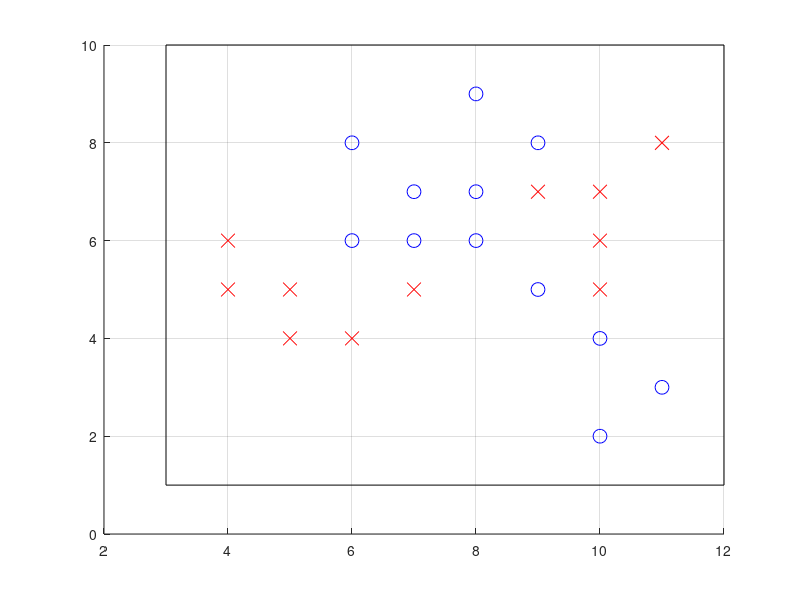

Reproduce this figure in MATLAB. (Note: this script raises an error after producing the figure.)
close all;
class1 = [6 6; 6 8; 7 6; 7 7; 8 6; 8 7; 8 9; 9 5; 9 8; 10 4; 10 2; 11 3];
class2 = [4 5; 4 6; 5 4; 5 5; 6 4; 7 5; 9 7; 10 5; 10 6; 10 7; 11 8];
samples = [8 3; 8 5; 8 8; 10 8];

figure
rectangle('Position',[3 1 9 9]),hold on
plot(class1(:,1),class1(:,2),'bo','MarkerSize',10),
plot(class2(:,1),class2(:,2),'rx','MarkerSize',10)
hold off
grid on

c1 = ones(size(class1,1),3);
c2 = 2*ones(size(class2,1),3);
c1(:,1:2)=class1;
c2(:,1:2)=class2;

class = [c1;c2];
dist = [];
all = [class1;class2;samples];
belongs_to = zeros(size(all,1),3);
for s = 1:size(all,1)
    for i = 1:size(class,1)
        disty = all(s,1)-class(i,1);
        distx = all(s,2)-class(i,2);
        dist(i,1) = sqrt(distx^2+disty^2);
    end
    
%     c = unique(dist);    % Sorting distances
%     c(c==0)=[];
%     classes = {};
%     for k = 1:length(c)
%         d = find(dist==c(k))
%         classes{k} = class(d,3);
%     end
%     
%     near{1} = classes{1};
%     near{2} = [classes{1};classes{2};classes{3}];
%     near{3} = [classes{1};classes{2};classes{3};classes{4};classes{5}];

    [~, order] = sort(dist(:,1));
    dist(order,:)
    dist(dist==0)=[];
    near = {};
    order
    order(1:3)
    class(order(1:3),3)
    near{1} = class(order(1),3)
    near{2} = class(order(1:3),3)
    near{3} = class(order(1:5),3)
    
    for k=1:3
        n1 = length(find(near{k}==1))
        n2 = length(find(near{k}==2))
    
        if n1==n2
            ans = 715;
        elseif n1>n2
            ans= 1;
        else
            ans=2;
        end
        belongs_to(s,k) = ans;
    end
end
belongs_to;

Num = reshape(1:size(all,1),[size(all,1),1])
Coordinates = all;
class = [class(:,3);zeros(size(samples,1),1)];
K1 = belongs_to(:,1);
K3 = belongs_to(:,2);
K5 = belongs_to(:,3);

results = table(Num,Coordinates,class,K1,K3,K5)


%%
% Class 1
mean1 = zeros(1,2);
for i=1:length(class1)
    mean1 = mean1 + class1(i,:);
end
mean1 = (mean1/length(class1))'

cov1 = zeros(2,2);
for i=1:length(class1)
    cov1 = cov1 + class1(i,:)'*class1(i,:) - mean1*mean1';
end
cov1 = cov1/length(class1)

% Class2
mean2 = zeros(1,2);
for i=1:length(class2)
    mean2 = mean2 + class2(i,:);
end
mean2 = (mean2/length(class2))'

cov2 = zeros(2,2);
for i=1:length(class2)
    cov2 = cov2 + class2(i,:)'*class2(i,:) - mean2*mean2';
end
cov2 = cov2/length(class2)

% Bayes
% Points of class 1
p1 = 12/23;     
p2 = 11/23;
expression1 = zeros(length(class1),2);
for i=1:length(class1)
    expression1(i,1) = log(p1) - 0.5*log(det(cov1)) - 0.5*(class1(i,:)'-mean1)'*inv(cov1)*(class1(i,:)'-mean1);
    expression1(i,2) = log(p2) - 0.5*log(det(cov2)) - 0.5*(class1(i,:)'-mean2)'*inv(cov2)*(class1(i,:)'-mean2);
end
expression1

% Points of class 2
expression2 = zeros(length(class2),2);
for i=1:length(class2)
    expression2(i,1) = log(p1) - 0.5*log(det(cov1)) - 0.5*(class2(i,:)'-mean1)'*inv(cov1)*(class2(i,:)'-mean1);
    expression2(i,2) = log(p2) - 0.5*log(det(cov2)) - 0.5*(class2(i,:)'-mean2)'*inv(cov2)*(class2(i,:)'-mean2);
end
expression2;

% New points
expression3 = zeros(length(samples),2);
for i=1:length(samples)
    expression3(i,1) = log(p1) - 0.5*log(det(cov1)) - 0.5*(samples(i,:)'-mean1)'*inv(cov1)*(samples(i,:)'-mean1);
    expression3(i,2) = log(p2) - 0.5*log(det(cov2)) - 0.5*(samples(i,:)'-mean2)'*inv(cov2)*(samples(i,:)'-mean2);
end
expression3

% Mahalanobis

% Class 1
distance1 = zeros(length(class1),2);
for i=1:length(class1)
    distance1(i,1) = sqrt( (class1(i,:)'-mean1)'*inv(cov1)*(class1(i,:)'-mean1) );
    distance1(i,2) = sqrt( (class1(i,:)'-mean2)'*inv(cov2)*(class1(i,:)'-mean2) );
end
distance1

% Class 2
distance2 = zeros(length(class2),2);
for i=1:length(class2)
    distance2(i,1) = sqrt( (class2(i,:)'-mean1)'*inv(cov1)*(class2(i,:)'-mean1) );
    distance2(i,2) = sqrt( (class2(i,:)'-mean2)'*inv(cov2)*(class2(i,:)'-mean2) );
end
distance2

% New points
distance3 = zeros(length(samples),2);
for i=1:length(samples)
    distance3(i,1) = sqrt( (samples(i,:)'-mean1)'*inv(cov1)*(samples(i,:)'-mean1) );
    distance3(i,2) = sqrt( (samples(i,:)'-mean2)'*inv(cov2)*(samples(i,:)'-mean2) );
end
distance3